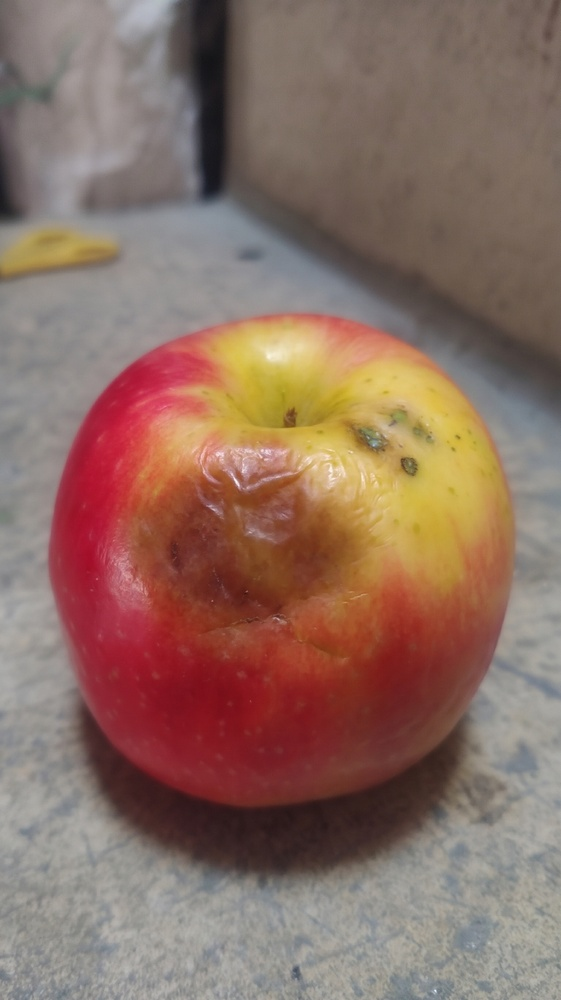
#> input picture data/fotos_originales/Apple/bad/2.jpeg, 561 x 1000 px, shrunk from 1536 x 2736 before the run
$ python -i segmentacion.py   (imports and definitions only)
#> lines starting #> are read from the running program, lines starting #| are printed output that depends on the picture; after the words box and inside, x2 and y2 are one past the last pixel; in counts of white or black regions, pixels touching at a corner belong together
"""Segmentación fruta / fondo.

Dos niveles:

1. `mascara_fruta` (umbral simple): un píxel es "fruta" si su distancia euclídea RGB
   al color mediano del borde supera un umbral. Es el criterio de
   data/prepare_dataset.py para `area_ratio`. Rápido (~3 ms) pero ruidoso: incluye
   sombras, texturas del fondo y manos.

2. `segmentar_fruta` (GrabCut con priors, la que se usa en el proyecto): GrabCut
   [Rother et al., 2004] modela fondo y fruta con mezclas de gaussianas (GMM) de
   color y separa ambos con un corte mínimo en un grafo de píxeles. En lugar de un
   rectángulo, se inicializa con conocimiento previo:
     - "fondo seguro": franja del borde (3 %) cuyo color coincide con el fondo;
     - "fruta probable": píxeles distintos del fondo dentro de un círculo central
       (radio normalizado < 0,6), porque la fruta suele estar centrada;
     - "fruta segura": núcleo central (radio < 0,25) distinto del fondo y con
       saturación > 60 (la fruta tiene color; sombras y superficies grises no);
     - el resto, "fondo probable".
   Después se conserva solo el componente conexo más grande.
   ~200 ms por imagen de 224×224.

Limitaciones conocidas (ver docs/GUIA_SIGUIENTE_ETAPA.md):
  - En Kaggle la fruta suele estar en la mano; la mano puede quedar parcialmente en
    la máscara. Se probó excluir piel con un umbral en YCrCb, pero el tono de piel se
    solapa con manzanas, bananos y naranjas y borraba fruta: se descartó.
  - Si hay varias frutas, se conserva la región conexa más grande (puede ser un
    racimo o varias frutas que se tocan).
"""
from __future__ import annotations

import cv2
import numpy as np

UMBRAL_RGB = 40.0     # en escala 0-255, igual que prepare_dataset.py
SEMILLA_GRABCUT = 42  # GrabCut inicializa sus GMM con k-means aleatorio


def color_fondo(a: np.ndarray, frac_borde: float = 0.05) -> np.ndarray:
    """Mediana RGB de una franja de borde de ancho `frac_borde` del lado menor."""
    h, w, _ = a.shape
    b = max(2, int(frac_borde * min(h, w)))
    borde = np.concatenate([a[:b].reshape(-1, 3), a[-b:].reshape(-1, 3),
                            a[:, :b].reshape(-1, 3), a[:, -b:].reshape(-1, 3)])
    return np.median(borde, axis=0)


def mascara_fruta(a: np.ndarray, umbral: float = UMBRAL_RGB) -> np.ndarray:
    """Máscara simple (alto, ancho): píxeles cuyo color se aleja del fondo.

    `a` es la imagen RGB en escala 0-255 (uint8 o float).
    """
    a = a.astype(np.float32)
    return np.linalg.norm(a - color_fondo(a), axis=2) > umbral


def componente_mayor(m: np.ndarray) -> np.ndarray:
    """Conserva solo la región conexa (8-vecindad) de mayor área."""
    n, etiquetas, stats, _ = cv2.connectedComponentsWithStats(m.astype(np.uint8), connectivity=8)
    if n <= 1:
        return m.astype(bool)
    k = 1 + np.argmax(stats[1:, cv2.CC_STAT_AREA])
    return etiquetas == k


def segmentar_fruta(rgb: np.ndarray, iteraciones: int = 5) -> np.ndarray:
    """Máscara booleana de la fruta con GrabCut inicializado con priors.

    `rgb` es la imagen RGB uint8 (alto, ancho, 3). Si GrabCut no puede
    ejecutarse (p. ej. no hay píxeles de fruta probables), devuelve la máscara
    simple.
    """
    rgb = np.ascontiguousarray(rgb, dtype=np.uint8)
    h, w = rgb.shape[:2]
    saturacion = cv2.cvtColor(rgb, cv2.COLOR_RGB2HSV)[..., 1]
    distinto = mascara_fruta(rgb)

    yy, xx = np.mgrid[:h, :w]
    radio = np.hypot((yy - h / 2) / (h / 2), (xx - w / 2) / (w / 2))
    b = max(2, int(0.03 * w))
    borde = np.zeros((h, w), bool)
    borde[:b] = borde[-b:] = True
    borde[:, :b] = borde[:, -b:] = True

    m = np.full((h, w), cv2.GC_PR_BGD, np.uint8)
    m[(radio < 0.6) & distinto] = cv2.GC_PR_FGD
    m[(radio < 0.25) & distinto & (saturacion > 60)] = cv2.GC_FGD
    m[borde & ~distinto] = cv2.GC_BGD

    if not np.isin(m, (cv2.GC_FGD, cv2.GC_PR_FGD)).any():
        return componente_mayor(distinto)
    cv2.setRNGSeed(SEMILLA_GRABCUT)
    try:
        cv2.grabCut(cv2.cvtColor(rgb, cv2.COLOR_RGB2BGR), m, None,
                    np.zeros((1, 65)), np.zeros((1, 65)), iteraciones, cv2.GC_INIT_WITH_MASK)
    except cv2.error:
        return componente_mayor(distinto)
    return componente_mayor((m == cv2.GC_FGD) | (m == cv2.GC_PR_FGD))


def aplicar_mascara(rgb: np.ndarray, mascara: np.ndarray, color=(128, 128, 128)) -> np.ndarray:
    """Reemplaza el fondo por un color neutro (para quitar el atajo del fondo)."""
    out = np.array(rgb, dtype=np.uint8, copy=True)
    out[~mascara] = color
    return out

>>> import cv2
>>> picture = cv2.cvtColor(cv2.imread('../../data/fotos_originales/Apple/bad/2.jpeg'), cv2.COLOR_BGR2RGB)
>>> result = segmentar_fruta(picture)
#> in segmentar_fruta, `saturacion = cv2.cvtColor(rgb, cv2.COLOR_RGB2HSV)[..., 1]`:
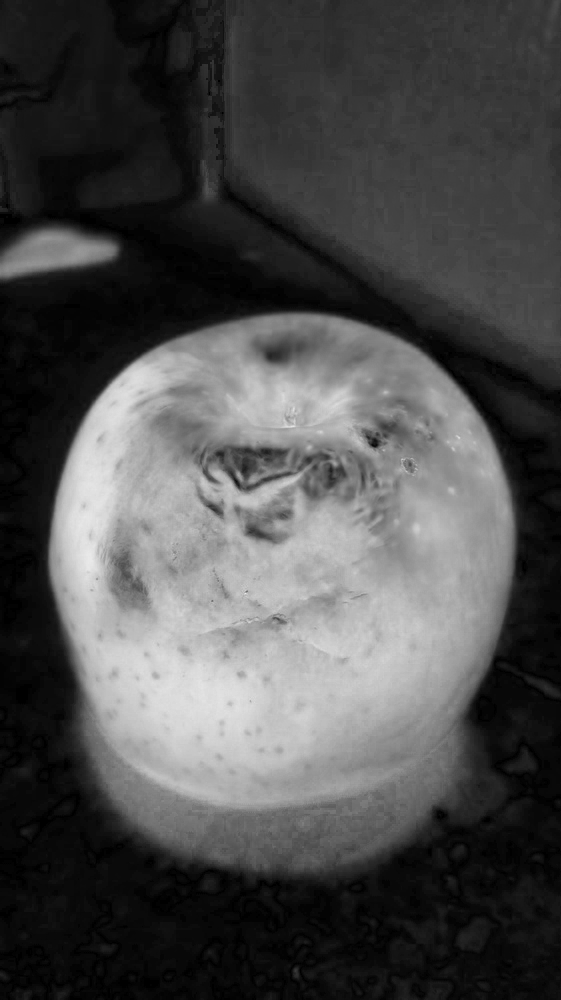
#> saturacion: shape (1000, 561); min 0, max 236, mean 76.4
#> in mascara_fruta, `return np.linalg.norm(a - color_fondo(a), axis=2) > umbral`:
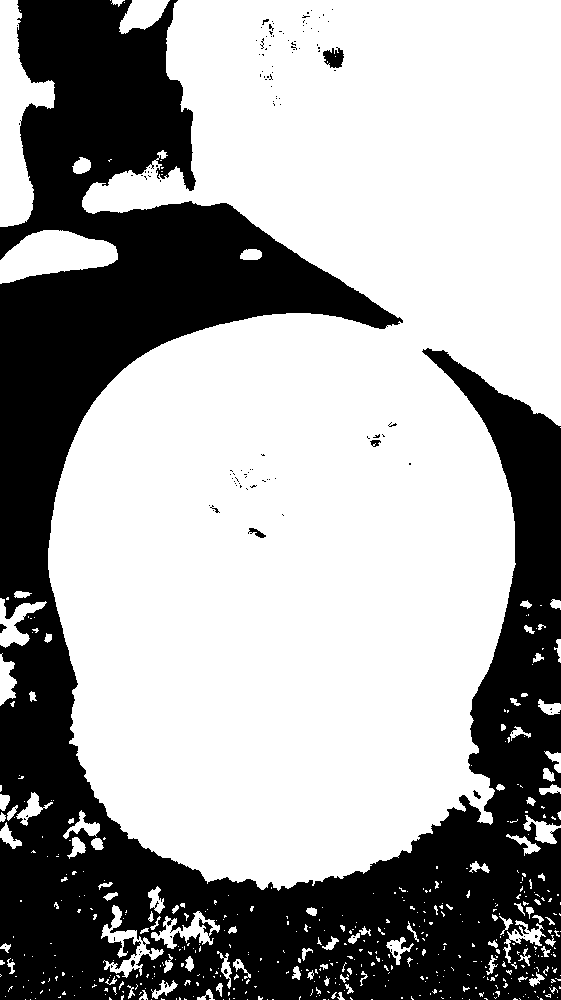
#> returned value: shape (1000, 561) bool; 64.2% white; 133 black regions (125 under 20 px), largest, box (x1, y1, x2, y2) and area: (0, 0, 561, 1000) 199712, (323, 47, 344, 68) 295, (248, 528, 266, 538) 80
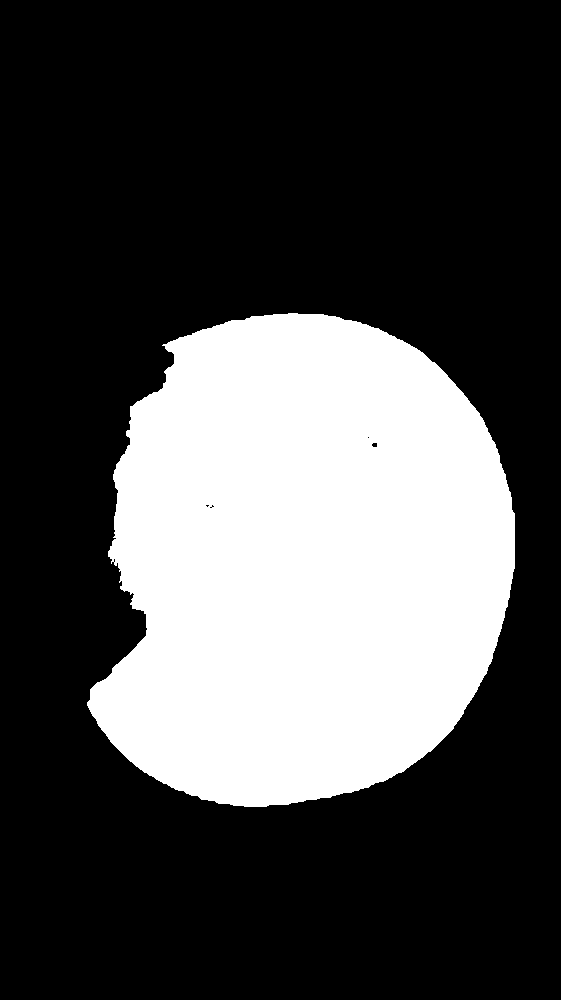
#> result: shape (1000, 561) bool; 29.3% white; 1 white region, box (x1, y1, x2, y2) and area: (87, 313, 515, 807) 164252

$ run again, on data/fotos_originales/Apple/bad/3.jpeg
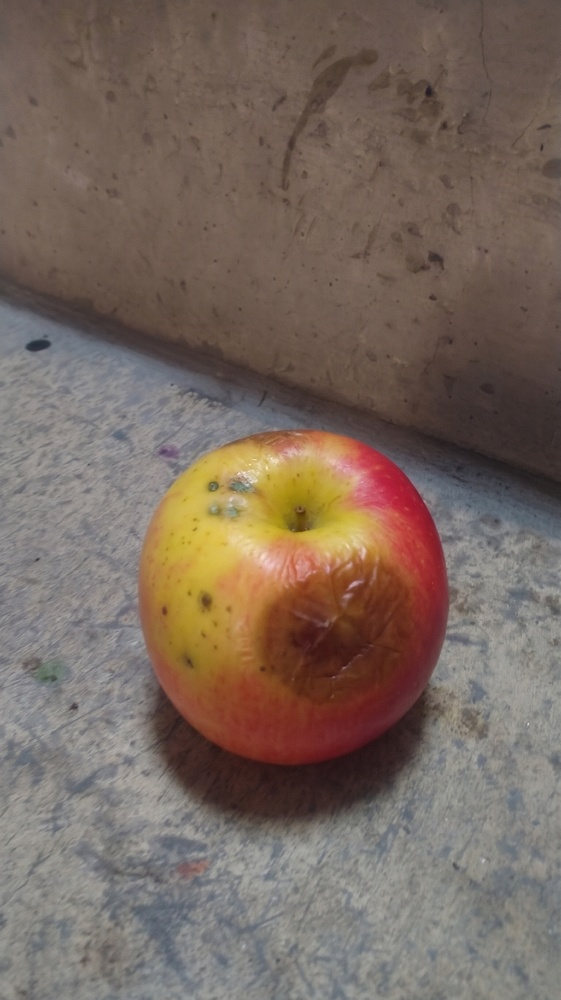
#> input picture data/fotos_originales/Apple/bad/3.jpeg, 561 x 1000 px, shrunk from 1536 x 2736 before the run
#> in mascara_fruta, `return np.linalg.norm(a - color_fondo(a), axis=2) > umbral`:
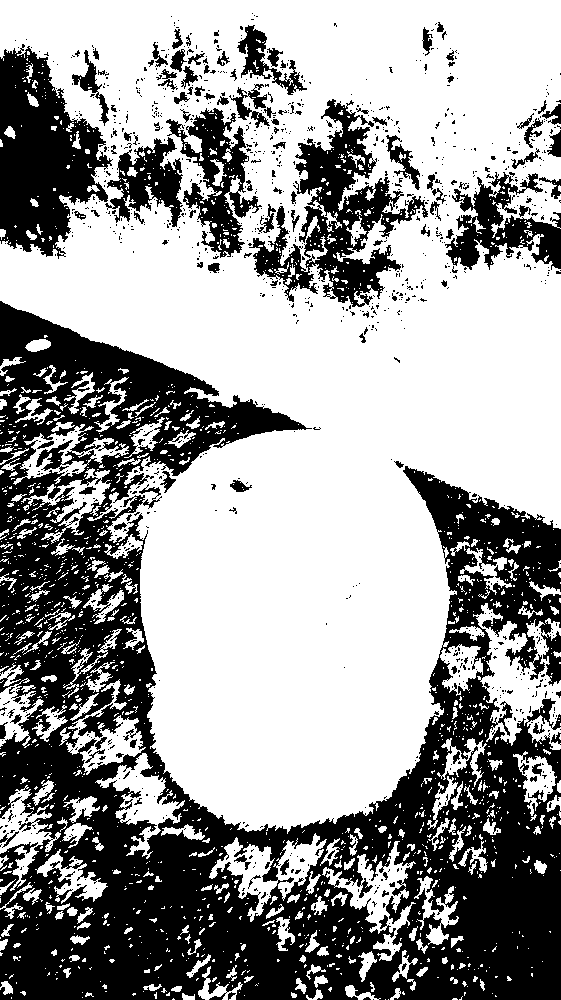
#> returned value: shape (1000, 561) bool; 61.1% white; 1135 black regions (1016 under 20 px), largest, box (x1, y1, x2, y2) and area: (0, 301, 561, 1000) 165354, (0, 44, 113, 259) 14044, (249, 99, 428, 307) 12118
#> `result = segmentar_fruta(picture)`:
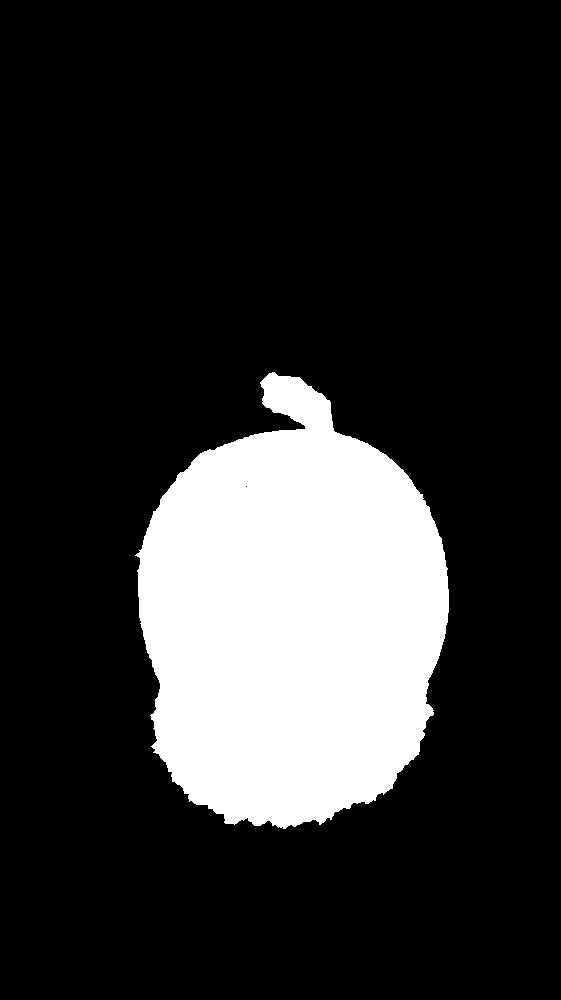
#> result: shape (1000, 561) bool; 18.4% white; 1 white region, box (x1, y1, x2, y2) and area: (135, 372, 449, 829) 103158

$ run again, on data/fotos_originales/Apple/bad/4.jpeg
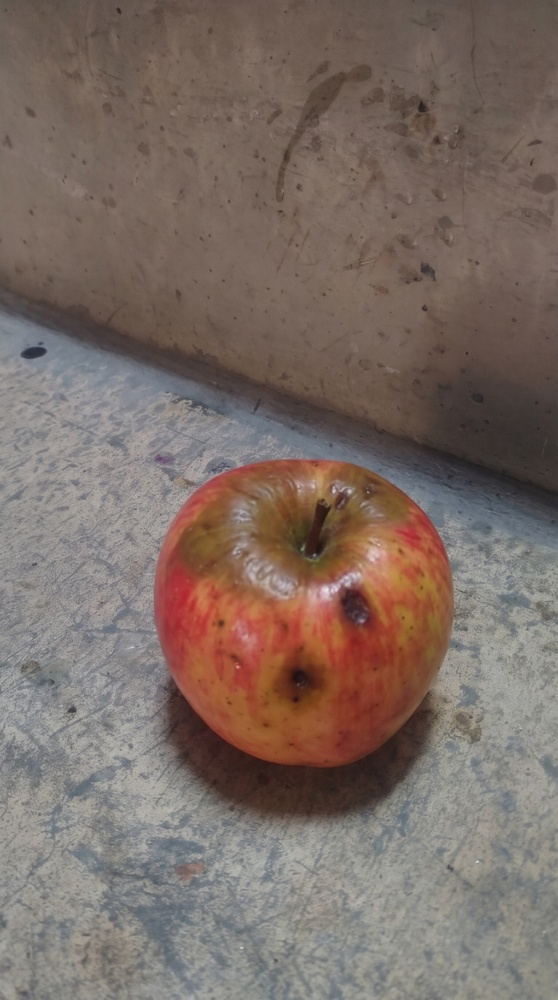
#> input picture data/fotos_originales/Apple/bad/4.jpeg, 558 x 1000 px, shrunk from 1536 x 2752 before the run
#> in mascara_fruta, `return np.linalg.norm(a - color_fondo(a), axis=2) > umbral`:
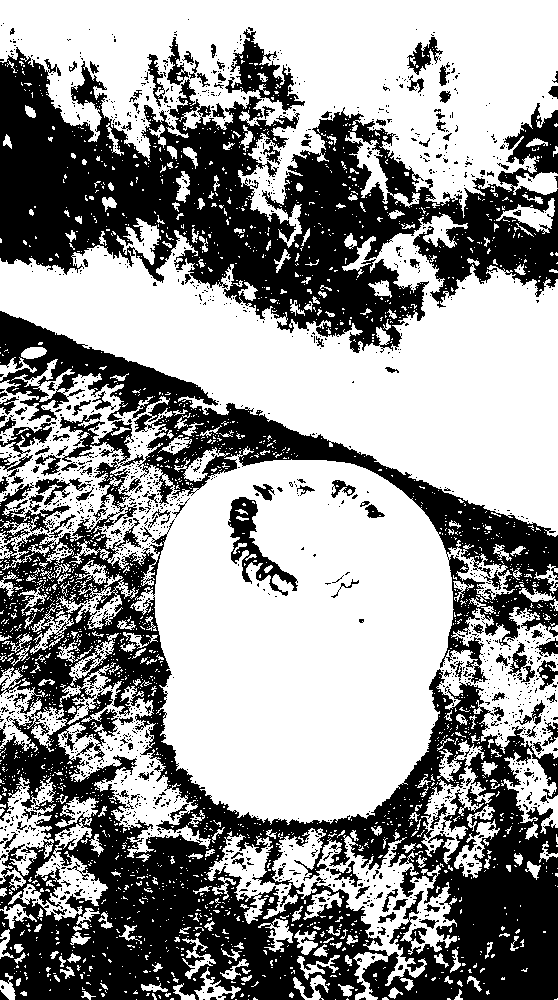
#> returned value: shape (1000, 558) bool; 58.8% white; 1744 black regions (1593 under 20 px), largest, box (x1, y1, x2, y2) and area: (0, 413, 558, 1000) 106855, (0, 47, 558, 353) 72571, (0, 311, 558, 684) 29015
#> `result = segmentar_fruta(picture)`:
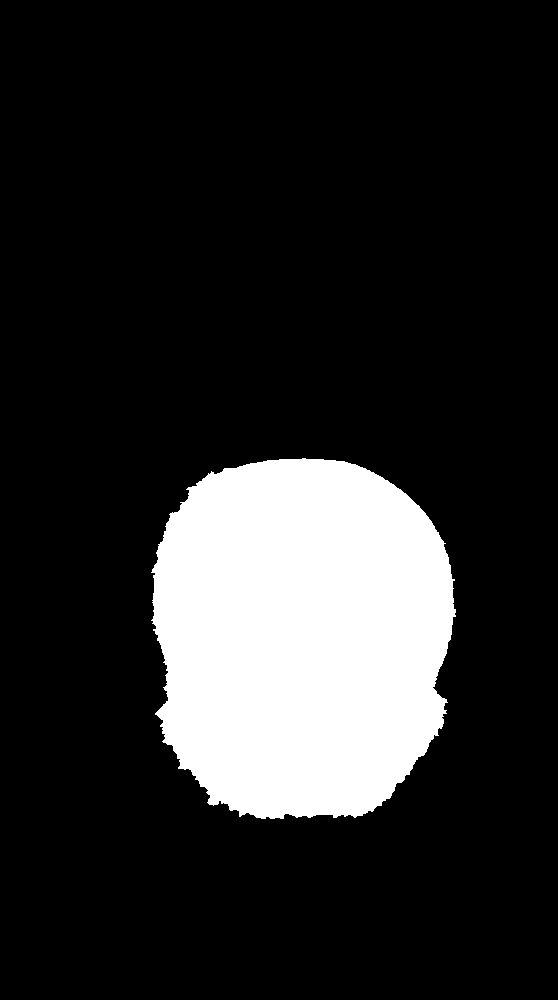
#> result: shape (1000, 558) bool; 16.2% white; 1 white region, box (x1, y1, x2, y2) and area: (151, 458, 456, 819) 90613

$ run again, on data/fotos_originales/Apple/bad/WhatsApp Image 2026-11-16 at 9.34.46 PM.jpeg
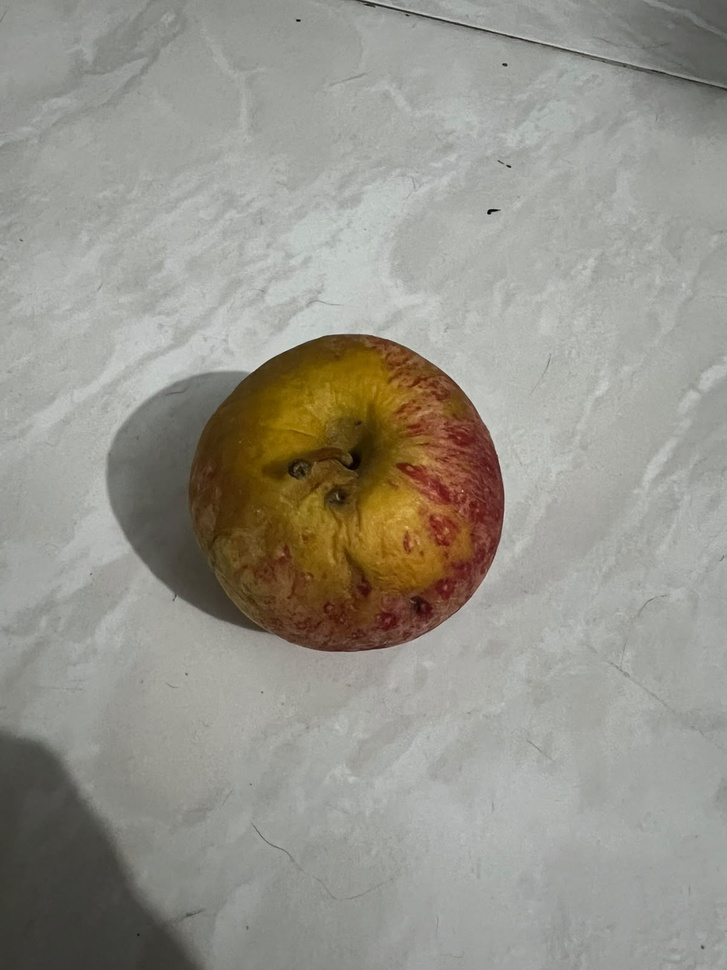
#> input picture data/fotos_originales/Apple/bad/WhatsApp Image 2026-11-16 at 9.34.46 PM.jpeg, 727 x 970 px, shrunk from 1200 x 1600 before the run
#> in mascara_fruta, `return np.linalg.norm(a - color_fondo(a), axis=2) > umbral`:
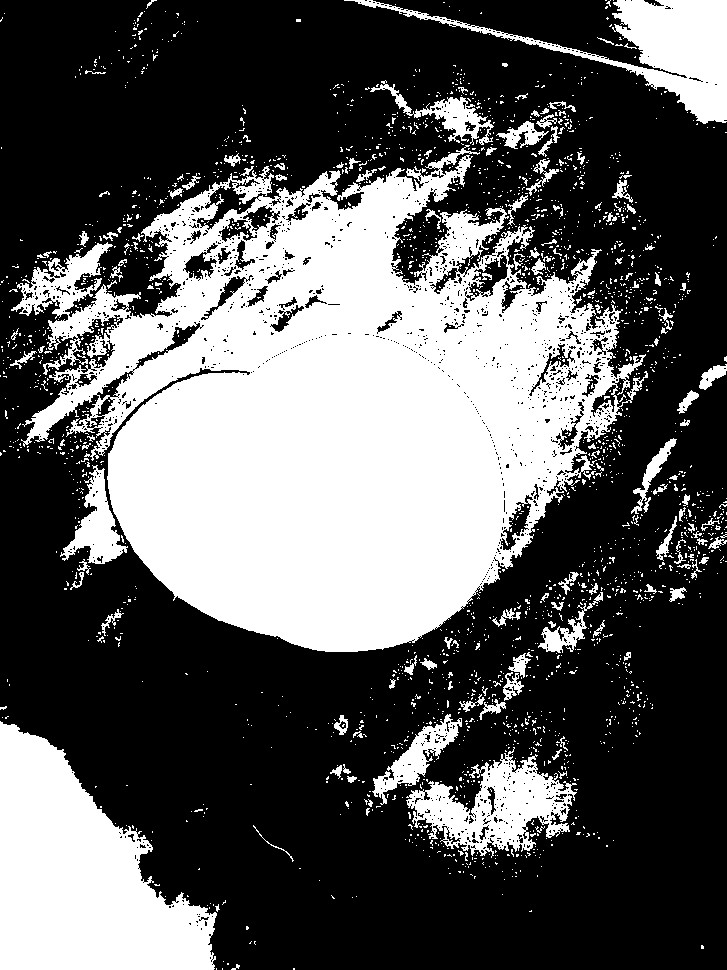
#> returned value: shape (970, 727) bool; 36.2% white; 2319 white regions (2178 under 20 px), largest, box (x1, y1, x2, y2) and area: (11, 145, 648, 652) 178407, (0, 721, 217, 970) 32791, (344, 0, 727, 124) 11164
#> `result = segmentar_fruta(picture)`:
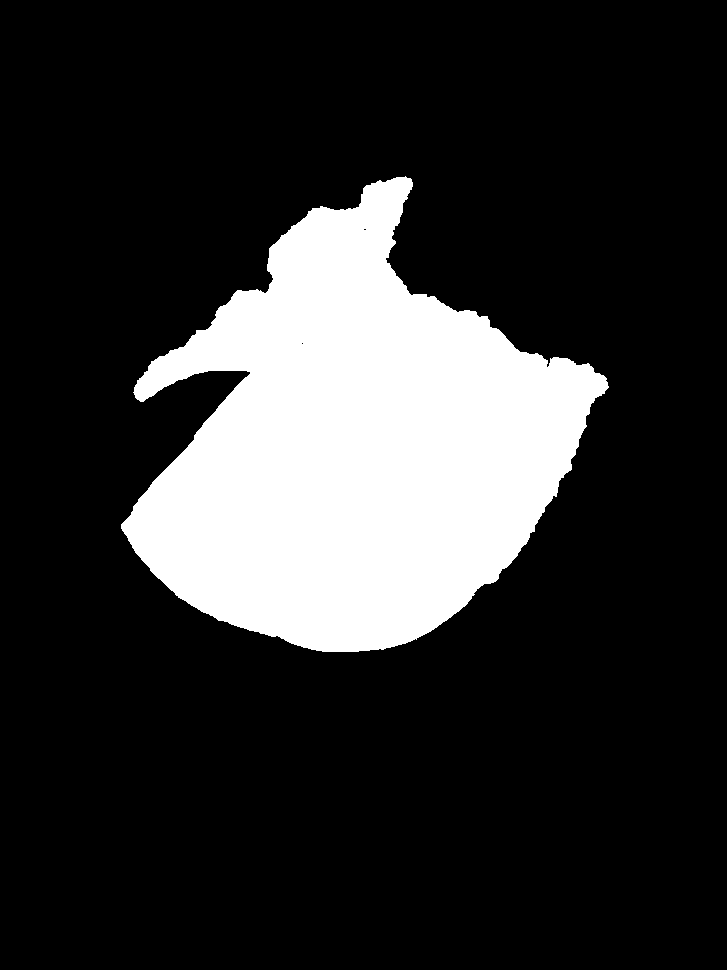
#> result: shape (970, 727) bool; 18.9% white; 1 white region, box (x1, y1, x2, y2) and area: (121, 176, 609, 652) 133614
